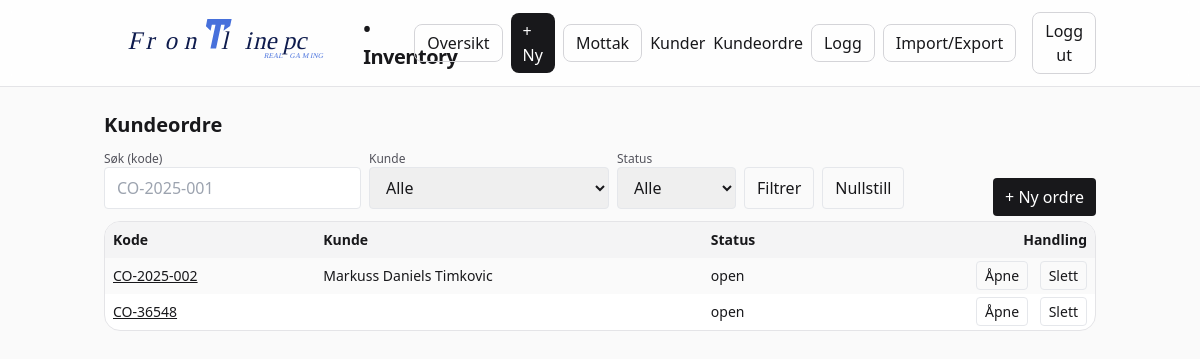
/co (signed in), run on the app's committed database.
### frontline_inventory_web/app/models.py (models this page shows)
class CustomerOrder(Base):
    __tablename__ = "customer_orders"
    id = Column(Integer, primary_key=True)
    code = Column(String(120), unique=True, nullable=False)
    customer_id = Column(Integer, ForeignKey("customers.id"), nullable=True)
    status = Column(String(20), default="open")
    notes = Column(String(500), default="")
    created_at = Column(DateTime)
    customer = relationship("Customer")
    lines = relationship("CustomerOrderLine", back_populates="co", cascade="all, delete-orphan")

class Customer(Base):
    __tablename__ = "customers"
    id: Mapped[int] = mapped_column(Integer, primary_key=True)
    name: Mapped[str] = mapped_column(String(200), nullable=False)
    email: Mapped[str] = mapped_column(String(200), default="")
    phone: Mapped[str] = mapped_column(String(50), default="")
    notes: Mapped[str] = mapped_column(String(500), default="")
    created_at: Mapped[datetime] = mapped_column(DateTime, default=datetime.utcnow)

### frontline_inventory_web/app/main.py (the view)
@app.get("/co")
def co_list(
    request: Request,
    q: str | None = None,
    customer_id: int | None = None,
    status: str | None = None,
    db: Session = Depends(get_db),
    current_user=Depends(require_user),
):
    stmt = select(CustomerOrder).order_by(CustomerOrder.created_at.desc())
    if q and q.strip():
        qs = f"%{q.strip()}%"
        from sqlalchemy import or_
        stmt = stmt.where(CustomerOrder.code.ilike(qs))
    if customer_id:
        stmt = stmt.where(CustomerOrder.customer_id == customer_id)
    if status and status.strip():
        stmt = stmt.where(CustomerOrder.status == status.strip())
    rows = db.execute(stmt).scalars().all()
    customers = db.execute(select(Customer).order_by(Customer.name.asc())).scalars().all()
    return templates.TemplateResponse(
        "co_list.html",
        {
            "request": request,
            "user": current_user,
            "rows": rows,
            "customers": customers,
            "q": q or "",
            "selected_customer_id": int(customer_id) if customer_id else None,
            "selected_status": status or "",
        },
    )

### frontline_inventory_web/app/templates/co_list.html (shortened to what this page needs)
{% extends "base.html" %}
{% block content %}
<h1 class="text-xl font-semibold mb-3">Kundeordre</h1>
<form method="get" class="mb-3 flex flex-wrap gap-2 items-end">
  <div>
    <label class="block text-xs text-zinc-600">Søk (kode)</label>
    <input type="text" name="q" value="{{ q }}" class="px-3 py-2 rounded border" placeholder="CO-2025-001">
  </div>
  <div>
    <label class="block text-xs text-zinc-600">Kunde</label>
    <select name="customer_id" class="px-3 py-2 rounded border min-w-48">
      <option value="">Alle</option>
    </select>
  </div>
  <div>
    <label class="block text-xs text-zinc-600">Status</label>
    <select name="status" class="px-3 py-2 rounded border">
      <option value="" {% if not selected_status %}selected{% endif %}>Alle</option>
    </select>
  </div>
  <div class="flex gap-2">
    <button class="px-3 py-2 rounded border">Filtrer</button>
    <a class="px-3 py-2 rounded border" href="/co">Nullstill</a>
  </div>
  <div class="ml-auto">
    <a class="px-3 py-2 rounded bg-zinc-900 text-white" href="/co/new">+ Ny ordre</a>
  </div>
</form>
<div class="rounded-2xl border border-zinc-200 bg-white overflow-hidden">
  <table class="w-full text-sm">
    <thead class="bg-zinc-100"><tr><th class="p-2 text-left">Kode</th><th class="p-2 text-left">Kunde</th><th class="p-2 text-left">Status</th><th class="p-2 text-right">Handling</th></tr></thead>
    <tbody>
      {% for co in rows %}
      <tr class="odd:bg-zinc-50">
        <td class="p-2"><a href="/co/{{ co.id }}" class="underline hover:no-underline">{{ co.code }}</a></td>
        <td class="p-2">{{ co.customer.name if co.customer else '' }}</td>
        <td class="p-2">{{ co.status }}</td>
        <td class="p-2 text-right">
          <a class="px-2 py-1 rounded border mr-2" href="/co/{{ co.id }}">Åpne</a>
          <a class="px-2 py-1 rounded border" href="/co/{{ co.id }}/delete">Slett</a>
        </td>
      </tr>
      {% endfor %}
    </tbody>
  </table>
</div>
{% endblock %}

### data on the page
CustomerOrder: code "CO-2025-002", customer "Markuss Daniels Timkovic", status "open"
CustomerOrder: code "CO-36548", status "open"
